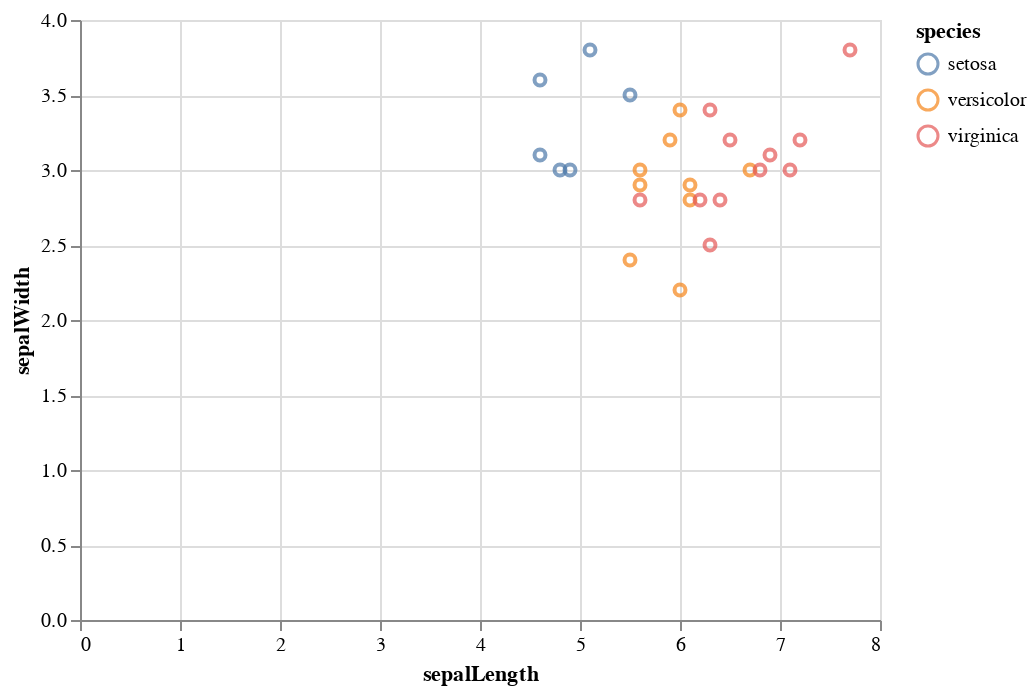

The code cell stored with this chart in its notebook:
### Code cell
iris_comp_plot = alt.Chart(iris_comp20).mark_point().encode(
    x=x,
    y=y,
    color='species',
    tooltip=(x,y)
).interactive()

iris_comp_plot

### Figure 1 — Vega-Lite specification as saved in the notebook (floating-point values rounded to 4 significant figures)
{"config": {"view": {"continuousWidth": 400, "continuousHeight": 300}}, "data": {"name": "data-11e15cc4005d25e243cbd38580ed6876"}, "mark": "point", "encoding": {"color": {"field": "species", "type": "nominal"}, "tooltip": [{"field": "sepalLength", "type": "quantitative"}, {"field": "sepalWidth", "type": "quantitative"}], "x": {"field": "sepalLength", "type": "quantitative"}, "y": {"field": "sepalWidth", "type": "quantitative"}}, "selection": {"selector003": {"type": "interval", "bind": "scales", "encodings": ["x", "y"]}}, "$schema": "https://vega.github.io/schema/vega-lite/v4.17.0.json", "datasets": {"data-11e15cc4005d25e243cbd38580ed6876": [{"sepalLength": 4.9, "sepalWidth": 3.0, "petalLength": 1.4, "petalWidth": 0.2, "species": "setosa"}, {"sepalLength": 4.6, "sepalWidth": 3.1, "petalLength": 1.5, "petalWidth": 0.2, "species": "setosa"}, {"sepalLength": 4.8, "sepalWidth": 3.0, "petalLength": 1.4, "petalWidth": 0.1, "species": "setosa"}, {"sepalLength": 5.1, "sepalWidth": 3.8, "petalLength": 1.5, "petalWidth": 0.3, "species": "setosa"}, {"sepalLength": 4.6, "sepalWidth": 3.6, "petalLength": 1.0, "petalWidth": 0.2, "species": "setosa"}, {"sepalLength": 5.5, "sepalWidth": 3.5, "petalLength": 1.3, "petalWidth": 0.2, "species": "setosa"}, {"sepalLength": 6.0, "sepalWidth": 2.2, "petalLength": 4.0, "petalWidth": 1.0, "species": "versicolor"}, {"sepalLength": 6.1, "sepalWidth": 2.9, "petalLength": 4.7, "petalWidth": 1.4, "species": "versicolor"}, {"sepalLength": 5.6, "sepalWidth": 2.9, "petalLength": 3.6, "petalWidth": 1.3, "species": "versicolor"}, {"sepalLength": 5.6, "sepalWidth": 3.0, "petalLength": 4.5, "petalWidth": 1.5, "species": "versicolor"}, {"sepalLength": 5.9, "sepalWidth": 3.2, "petalLength": 4.8, "petalWidth": 1.8, "species": "versicolor"}, {"sepalLength": 6.1, "sepalWidth": 2.8, "petalLength": 4.0, "petalWidth": 1.3, "species": "versicolor"}, {"sepalLength": 6.7, "sepalWidth": 3.0, "petalLength": 5.0, "petalWidth": 1.7, "species": "versicolor"}, {"sepalLength": 5.5, "sepalWidth": 2.4, "petalLength": 3.7, "petalWidth": 1.0, "species": "versicolor"}, {"sepalLength": 6.0, "sepalWidth": 3.4, "petalLength": 4.5, "petalWidth": 1.6, "species": "versicolor"}, {"sepalLength": 7.1, "sepalWidth": 3.0, "petalLength": 5.9, "petalWidth": 2.1, "species": "virginica"}, {"sepalLength": 6.5, "sepalWidth": 3.2, "petalLength": 5.1, "petalWidth": 2.0, "species": "virginica"}, {"sepalLength": 6.8, "sepalWidth": 3.0, "petalLength": 5.5, "petalWidth": 2.1, "species": "virginica"}, {"sepalLength": 7.7, "sepalWidth": 3.8, "petalLength": 6.7, "petalWidth": 2.2, "species": "virginica"}, {"sepalLength": 5.6, "sepalWidth": 2.8, "petalLength": 4.9, "petalWidth": 2.0, "species": "virginica"}, {"sepalLength": 7.2, "sepalWidth": 3.2, "petalLength": 6.0, "petalWidth": 1.8, "species": "virginica"}, {"sepalLength": 6.2, "sepalWidth": 2.8, "petalLength": 4.8, "petalWidth": 1.8, "species": "virginica"}, {"sepalLength": 6.4, "sepalWidth": 2.8, "petalLength": 5.6, "petalWidth": 2.1, "species": "virginica"}, {"sepalLength": 6.3, "sepalWidth": 3.4, "petalLength": 5.6, "petalWidth": 2.4, "species": "virginica"}, {"sepalLength": 6.9, "sepalWidth": 3.1, "petalLength": 5.1, "petalWidth": 2.3, "species": "virginica"}, {"sepalLength": 6.3, "sepalWidth": 2.5, "petalLength": 5.0, "petalWidth": 1.9, "species": "virginica"}]}}
